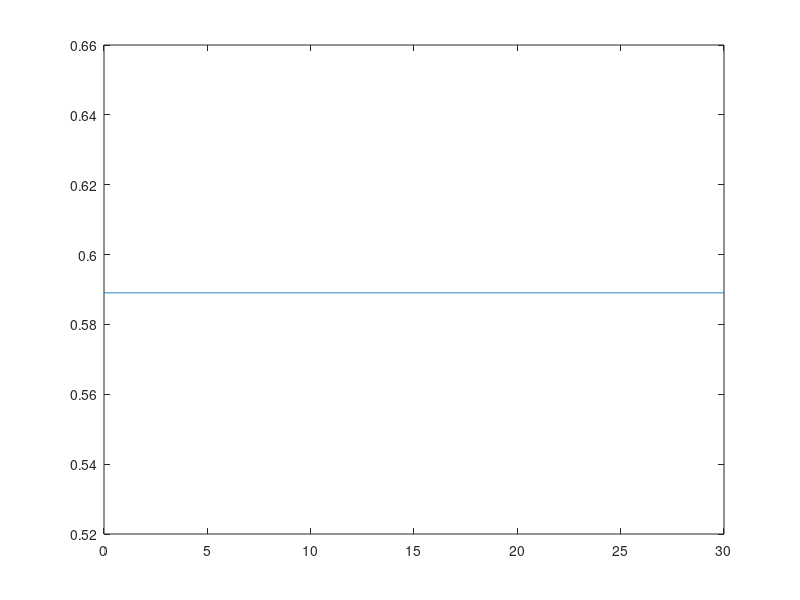

The MATLAB source for this figure:
function [t,res] = demoGyro()

% demoGyroAnimation numerically integrates the equations of 
% motion of the demo gryoscope (Kasdin & Paley Ex. 11.13) and plots the
% conserved quantity.

% Copyright (c) 2017 Dmitry Savransky (ds264@cornell.edu)

%constants and initial conditions
g = 9.81;       %m/s
m = 1;          %kg counterweight mass
M = 3;          %kg rotor mass
lt = 48/100;    %cm->m total arm length

l = lt/(1 + M/m)*1.05;
lp = lt - l;

%l = 24/100;     %cm->m  rotor to axis distance
%lp = 24/100;    %cm->m  counterweight to axis distance

R = 25/2/100;   %cm->m rotor radius
I1 = M*R^2/4;   %rotor moment of inertia about b_1,b_3
I2 = 2*I1;      %rotor moment of inertia about b_2
Omega = 4*2*pi; %rotor spin rate 240 rpm-> rad/s

I1p = I1 +M*l^2 + m*lp^2;  %moment of inertia about Q
mG = m+M;                  %total mass
lG = (M*l - m*lp)/mG;      %distance between axle and com
h0 = I2*Omega;              %rotor initial angular momentum magnitude

psid0 = 0;
z0 = [0,psid0,pi/6,0,h0];
C = I2*z0(2)*sin(z0(3)) + h0;

[t,res] = ode45(@demoGyro_eq,linspace(0,30,1000),...
    z0,odeset('RelTol',1e-12,'AbsTol',1e-12));

    function dz = demoGyro_eq(~,z)
        
        %z = [psi, psid, th, thd,h]
        psid = z(2);
        th = z(3);
        thd = z(4);
        
        thdd = (C.*psid - I1p.*psid.^2.*sin(th) - mG.*g.*lG).*cos(th)./I1p;
        psidd = thd.*(-C./cos(th) + 2*I1p.*psid.*tan(th))./I1p;
        hd = -I2*(psidd.*sin(th) + psid.*thd.*cos(th));

        dz = [psid;psidd;thd;thdd;hd];
    end


Chist =  I2*res(:,2).*sin(res(:,3))+ res(:,5);

figure(1)
clf
plot(t,Chist);

end